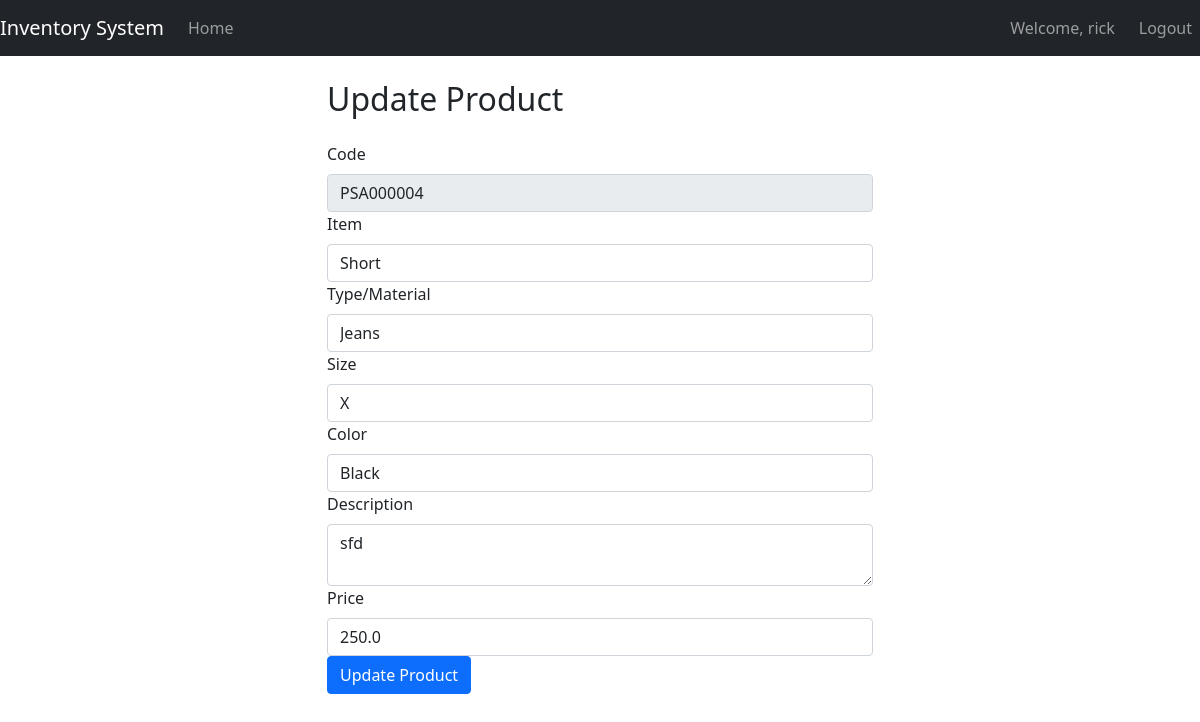
Screenshot of /update_product/PSA000004 (signed in) with the database file from the repository.
### STORE/models.py (models this page shows, shortened)
class User(UserMixin, db.Model):
    id = db.Column(db.Integer, primary_key=True)
    username = db.Column(db.String(64), index=True, unique=True, nullable=False)
    email = db.Column(db.String(120), index=True, unique=True, nullable=False)
    password_hash = db.Column(db.String(128), nullable=False)

class Product(db.Model):
    code = db.Column(db.String(20), primary_key=True, unique=True, nullable=False, index=True)  # Index added to code column
    item = db.Column(db.String(100), nullable=False)
    type_material = db.Column(db.String(100), nullable=False)
    size = db.Column(db.String(20), nullable=False)
    color = db.Column(db.String(50), nullable=False)
    description = db.Column(db.Text, nullable=False)
    price = db.Column(db.Float, nullable=False)
    quantity = db.Column(db.Integer, nullable=False, default=1)  # Default quantity set to 1
    sales = relationship('Sale', backref='product', lazy=True)  # Relationship with Sale model

### STORE/routes.py (the view)
@app.route('/update_product/<string:code>', methods=['GET', 'POST'])
@login_required
def update_product(code):
    product = Product.query.filter_by(code=code).first_or_404()
    form = ProductForm(obj=product)
    if form.validate_on_submit():
        form.populate_obj(product)
        db.session.commit()
        flash('Product updated successfully!', 'success')
        return redirect(url_for('index'))
    return render_template('update_product.html', form=form, product=product)

### STORE/forms.py
class ProductForm(FlaskForm):
    code = StringField('Code', validators=[DataRequired()])
    item = StringField('Item', validators=[DataRequired()])
    type_material = StringField('Type/Material', validators=[DataRequired()])
    size = StringField('Size', validators=[DataRequired()])
    color = StringField('Color', validators=[DataRequired()])
    description = TextAreaField('Description', validators=[DataRequired()])
    price = FloatField('Price', validators=[DataRequired(), NumberRange(min=0)])
    submit = SubmitField('Submit')

### STORE/__init__.py (called while the page is built)
@login_manager.user_loader
def load_user(user_id):
    return User.query.get(int(user_id))

### STORE/templates/update_product.html (shortened to what this page needs)
{% extends "base.html" %}
{% block content %}
    <div class="row justify-content-center">
        <div class="col-md-6">
            <h2 class="mb-4">Update Product</h2>
            <form method="POST" action="{{ url_for('update_product', code=product.code) }}">
                <div class="form-group">
                    {{ form.code.label(class="form-label") }}
                    {{ form.code(class="form-control", readonly=true) }}
                </div>
                <div class="form-group">
                    {{ form.item.label(class="form-label") }}
                    {{ form.item(class="form-control") }}
                </div>
                <div class="form-group">
                    {{ form.type_material.label(class="form-label") }}
                    {{ form.type_material(class="form-control") }}
                </div>
                <div class="form-group">
                    {{ form.size.label(class="form-label") }}
                    {{ form.size(class="form-control") }}
                </div>
                <div class="form-group">
                    {{ form.color.label(class="form-label") }}
                    {{ form.color(class="form-control") }}
                </div>
                <div class="form-group">
                    {{ form.description.label(class="form-label") }}
                    {{ form.description(class="form-control") }}
                </div>
                <div class="form-group">
                    {{ form.price.label(class="form-label") }}
                    {{ form.price(class="form-control") }}
                </div>
                <button type="submit" class="btn btn-primary">Update Product</button>
            </form>
        </div>
    </div>
{% endblock %}

### STORE/templates/base.html (shortened to what this page needs)
<!DOCTYPE html>
<html lang="en">
<head>
    <link href="https://cdn.jsdelivr.net/npm/bootstrap@5.0.2/dist/css/bootstrap.min.css" rel="stylesheet">
</head>
<body>
    <nav class="navbar navbar-expand-lg navbar-dark bg-dark">
        <a class="navbar-brand" href="{{ url_for('index') }}">Inventory System</a>
        <div class="collapse navbar-collapse" id="navbarNav">
            <ul class="navbar-nav">
                {% if request.path != '/' and request.path != '/login' and request.path != '/register' %}
                <li class="nav-item">
                    <a class="nav-link" href="{{ url_for('index') }}">Home</a>
                </li>
                {% endif %}
            </ul>
        </div>
        <div class="navbar-nav ml-auto">
            {% if current_user.is_authenticated %}
                {% if request.path != '/' %}
                    <span class="navbar-text me-3">Welcome, {{ current_user.username }}</span>
                    <a href="{{ url_for('logout') }}" class="nav-item nav-link">Logout</a>
                {% endif %}
            {% else %}
                {% if request.path != '/' and request.path != '/login' and request.path != '/register' %}
                    <a href="{{ url_for('login') }}" class="nav-item nav-link">Login</a>
                {% endif %}
            {% endif %}
        </div>
    </nav>
    <div class="container mt-4">
        {% block content %}
        {% endblock %}
    </div>
</body>
</html>

### rows the page displays
User: username "rick"
Product: code "PSA000004", item "Short", type_material "Jeans", size "X", color "Black", description "sfd", price "250.0"
